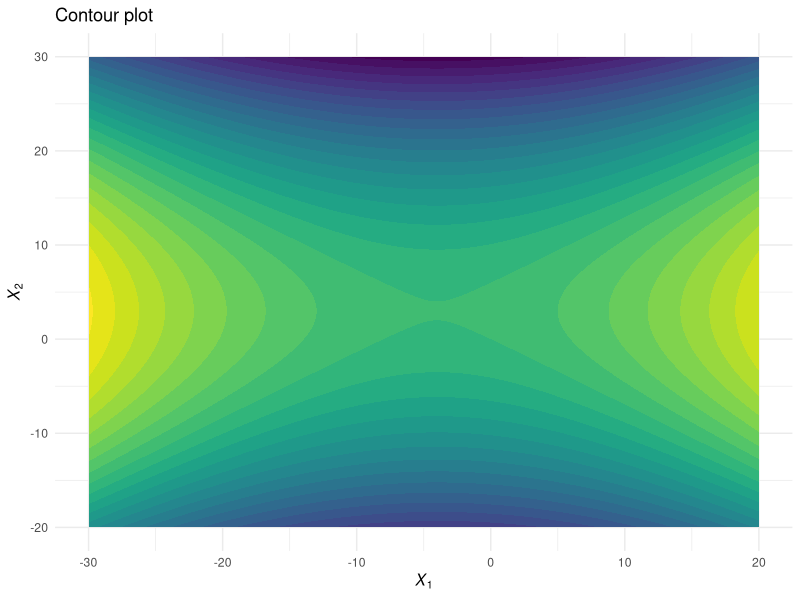
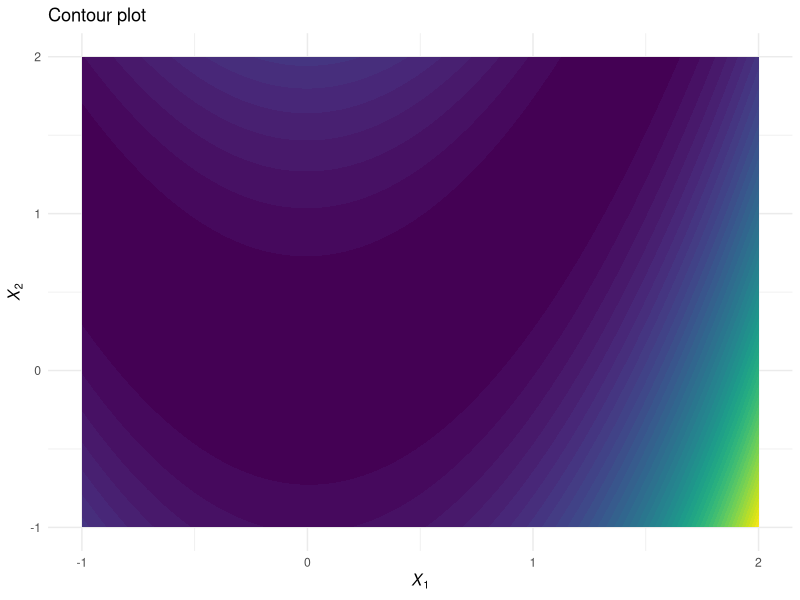

The R source for these figures, in order:
## ---- chunk 1
NR <- function(x, y, start, n.iter) {
  
  score <- function(x, y, beta) {
    c(beta0 = sum(y - exp(beta[1] + beta[2]*x)),
      beta1 = sum(x * (y - exp(beta[1] + beta[2]*x))))
  }
  
  hess <- function(x, y, beta) {
    matrix(c(-sum(exp(beta[1] + beta[2]*x)),
             -sum(x*exp(beta[1] + beta[2]*x)),
             -sum(x*exp(beta[1] + beta[2]*x)),
             -sum(x^2 * exp(beta[1] + beta[2]*x))),
           2, 2, dimnames = list(c("beta0", "beta1"),
                                 c("beta0", "beta1")))
  }

  out <- matrix(0, nrow = n.iter + 1, ncol = length(start))
  out[1, ] <- b <- start
  
  Con <- sapply(y, function(x) sum(log(1:x))) |> sum()
  
  logL <- numeric(n.iter+1)
  logL[1] <- sum(y - (start[1] + start[2] * x) - 
                   exp(start[1] + start[2] * x) - 
                   Con)
  
  for (i in (1:n.iter)+1) {
    b <- b - solve(hess(x, y, b)) %*% score(x, y, b)
    out[i, ] <- b
    logL[i] <- sum(y - (b[1] + b[2] * x) - exp(b[1] + b[2] * x) - Con)
  }
  data.frame(iter = 0:n.iter,
             out,
             logL = logL)
}

x <- c(1, 1, 1, 0, 0, 0)
y <- c(12, 15, 17, 8, 11, 5)

NR(x, y, c(0,0), 20) |>
  knitr::kable() |>
  kableExtra::kable_styling(bootstrap_options = c("striped", "hover"))

## ---- chunk 2
library(ggplot2)
library(dplyr)
library(purrr)

fx1x2 <- function(x1, x2) 8*x1 + 12*x2 + x1^2 - 2*x2^2

expand.grid(x1 = -300:200/10,
            x2 = -200:300/10) |>
  mutate(f = map2_dbl(x1, x2, fx1x2)) |>
  ggplot(aes(x = x1, y = x2, z = f)) +
  stat_contour_filled(bins = 30, show.legend = FALSE) +
  theme_minimal() +
  labs(x = expression(italic(X[1])),
       y = expression(italic(X[2])),
       title = "Contour plot")
## ---- chunk 3
fx1x2 <- function(x1, x2) 100*(x2 - x1^2)^2 + (1 - x1)^2

expand.grid(x1 = -100:200/100,
            x2 = -100:200/100) |>
  mutate(f = map2_dbl(x1, x2, fx1x2)) |>
  ggplot(aes(x = x1, y = x2, z = f)) +
  stat_contour_filled(bins = 50, show.legend = FALSE) +
  theme_minimal() +
  labs(x = expression(italic(X[1])),
       y = expression(italic(X[2])),
       title = "Contour plot")
## ---- chunk 4
f <- function(x1, x2) 100*(x2 - x1^2)^2 + (1 - x1)^2

score <- function(x1, x2) {
  c(400*x1^3 - 400*x1*x2 + 2*x1 - 2,
    200*x2 - 200*x1^2)
}
  
hess <- function(x1, x2) {
  matrix(c(1200*x1^2 - 400*x2 + 2, -400*x1, -400*x1, 200),
         2, 2)
}

NR <- function(start, n.iter, alpha, rho) {
  
  b <- start
  grad <- matrix(0, n.iter + 1, 2)
  grad[1, ] <- score(b[1], b[2])
  
  out <- matrix(0, n.iter + 1, 2)
  out[1, ] <- b
  
  for (i in 1:n.iter + 1) {
    
    fold <- f(out[i-1,1], out[i-1,2])
    b <- out[i - 1, ]
    
    out[i, ] <- b - solve(hess(b[1], b[2])) %*% score(b[1], b[2])
    grad[i, ] <- c(score(b[1], b[2]))

    fnew <- f(out[i,1], out[i,2])
    a <- alpha
    while (fnew>fold){
      a <- a*rho
      out[i,] <- out[i-1,] - a * solve(hess(b[1], b[2])) %*% score(b[1], b[2])
      grad[i, ] <- c(score(out[i,1], out[i,2]))
      fnew <- f(out[i,1], out[i,2])
    }
  }
  data.frame(iter = 0:n.iter,
             out = out,
             f_val = 100 * (out[,2] - out[,1]^2)^2 + (1 - out[,1])^2,
             gradient = grad)
}
NR(c(0,0), 15, 1, 0.8) |>
  knitr::kable() |>
  kableExtra::kable_styling(bootstrap_options = c("striped", "hover"))
## ---- chunk 5
f <- function(x, y, beta0, beta1) {
  sum(y * (beta0 + beta1*x) - log(1 + exp(beta0 + beta1*x)))
}
score <- function(x, y, beta0, beta1) {
  c(sum(y - 1/(1 + exp(-(beta0 + beta1*x)))),
    sum(x * (y - 1/(1 + exp(-(beta0 + beta1*x))))))
}
hess <- function(x, y, beta0, beta1) {
  e <- exp(beta0 + beta1*x)
  matrix(c(sum(-e/(1 + e)^2),
           sum(- x * e/(1 + e)^2),
           sum(- x * e/(1 + e)^2),
           sum(- x^2 * e/(1 + e)^2)),
         2, 2)
}
## ---- chunk 6
NR <- function(x, y, start, n.iter) {
  b <- start
  out <- matrix(0, n.iter + 1, 2)
  out[1, ] <- b
  
  l <- numeric(n.iter+1)
  l[1] <- f(x, y, b[1], b[2])
  
  for (i in 1:n.iter + 1) {
    b <- b - solve(hess(x, y, b[1], b[2])) %*% score(x, y, b[1], b[2])
    out[i, ] <- b
    l[i] <- f(x, y, b[1], b[2])
  }
  
  data.frame(iter = 0:n.iter,
             b0 = out[,1],
             b1 = out[,2],
             logL = l)
}

x <- c(0,1,2,3,4,5)
y <- c(0,1,0,1,1,1)

NR(x, y, c(0,0), 5) |>
  knitr::kable() |>
  kableExtra::kable_styling(bootstrap_options = c("striped", "hover"))

glm(y ~ x, family = binomial) |> summary()
## ---- chunk 7
IRLS <- function(x, y, start, n.iter) {
  
  X <- cbind(1, x)
  b <- start
  out <- matrix(0, n.iter+1, 2)
  out[1, ] <- b
  
  l <- numeric(n.iter+1)
  l[1] <- f(x, y, b[1], b[2])
  
  for (i in 1:n.iter+1) {
    e <- exp(X%*%b) / (1 + exp(X%*%b))
    W <- diag(c(e / (1+exp(X %*% b))))
    Z <- X %*% b + (y - e) * (1 / (e*(1-e)))
    b <- solve(t(X) %*% W %*% X) %*% t(X) %*% W %*% Z
    out[i, ] <- b
    l[i] <- f(x, y, b[1], b[2])
  }
  data.frame(iter = 0:n.iter,
             b0 = out[,1],
             b1 = out[,2],
             logL = l)
}
IRLS(x, y, c(0,0), 5) |>
  knitr::kable() |>
  kableExtra::kable_styling(bootstrap_options = c("striped", "hover"))
